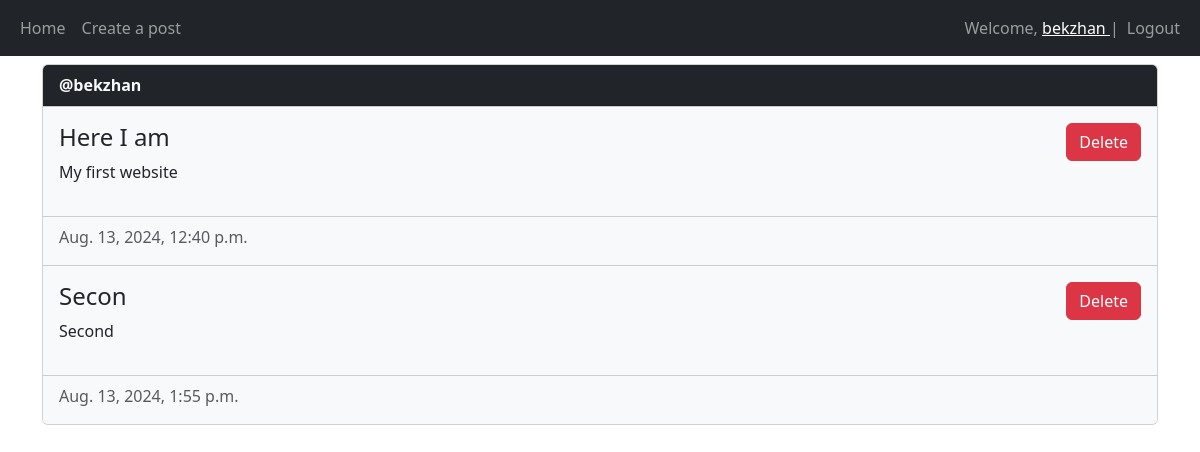
The app's page /profile (signed in) with its own data.
### main/models.py (models this page shows, shortened)
class Post(models.Model):
    title = models.CharField(max_length=200)
    author = models.ForeignKey(User, on_delete=models.CASCADE)
    text = models.TextField()
    created = models.DateTimeField(auto_now_add=True)
    updated = models.DateTimeField(auto_now=True)

### main/views.py (the view)
# urls.py: path('profile', views.profile, name='profile'),
@login_required(login_url="login")
def profile(request):
    posts = Post.objects.filter(author=request.user).all()
    return render(request, 'main/profile.html', {"posts":posts, "author":request.user})

### main/templates/main/profile.html (shortened to what this page needs)
{% extends "main/base.html" %}
{% block content %}
<div class="card mt-2">
    <div class="card-header bg-dark text-light"><strong>@{{ author }}</strong></div>
    {% for post in posts %}
        <div class="card-body bg-light text-dark d-flex flex-row justify-content-between ">
            <div>
                <h4 class="card-title">{{ post.title }}</h4>
                <p>{{ post.text }}</p>
            </div>
            <div>
                {% if user == post.author or perms.user.delete_post %}
                    <form method="post">
                        <button class="btn btn-danger" name="post-id" value="{{ post.id }}">Delete</button>
                    </form>
                {% endif %}
            </div>
        </div>
        <div class="card-footer text-muted bg-light pb-0 mb-0">
            <p>{{ post.created }}</p>
        </div>
    {% endfor %}
</div>
{% endblock %}

### main/templates/main/base.html (shortened to what this page needs)
<!DOCTYPE html>
<html lang="en">
<head>
    <link href="https://cdn.jsdelivr.net/npm/bootstrap@5.3.3/dist/css/bootstrap.min.css" rel="stylesheet">
</head>
<body>
    <nav class="navbar navbar-expand-lg navbar-dark bg-dark">
        <div class="container-fluid">
            <ul class="navbar-nav">
                <li class="nav-item">
                    <a class="nav-link" href="{% url 'home' %}">Home</a>
                </li>
                <li class="nav-item">
                    <a class="nav-link" href="{% url 'new_post' %}">Create a post</a>
                </li>
            </ul>
            <ul class="navbar-nav">
                {% if user.is_authenticated %}
                    <span class="navbar-text">Welcome, <a href="{% url 'profile' %}"> {{ user.username }} </a> | </span>
                    <li class="nav-item">
                        <form method="post" action="{% url 'logout' %}" >
                            <button type="submit" class="nav-link">Logout</button>
                        </form>
                    </li>
                {% endif %}
            </ul>
        </div>
    </nav>
    <div class="container">
        {% block content %} {% endblock %}
    </div>
</body>
</html>

### records on screen
Post: title "Here I am", text "My first website", {{ post.id }} 5 (drawn), created "Aug. 13, 2024, 12:40 p.m."
Post: title "Secon", text "Second", {{ post.id }} 7 (drawn), created "Aug. 13, 2024, 1:55 p.m."

### other values on screen
{{ user.username }} "bekzhan"
{{ author }} "bekzhan"
